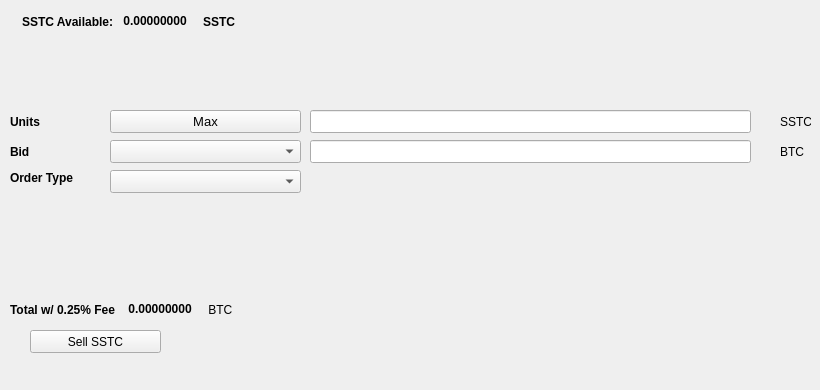
   <widget class="QWidget" name="SellTab">
    <attribute name="title">
     <string>Sell</string>
    </attribute>
    <widget class="QLabel" name="label_16">
     <property name="geometry">
      <rect>
       <x>780</x>
       <y>140</y>
       <width>31</width>
       <height>23</height>
      </rect>
     </property>
     <property name="text">
      <string>BTC</string>
     </property>
    </widget>
    <widget class="QComboBox" name="SellBidcomboBox">
     <property name="geometry">
      <rect>
       <x>110</x>
       <y>140</y>
       <width>191</width>
       <height>23</height>
      </rect>
     </property>
     <property name="font">
      <font>
       <pointsize>10</pointsize>
      </font>
     </property>
    </widget>
    <widget class="QLabel" name="label_18">
     <property name="geometry">
      <rect>
       <x>10</x>
       <y>110</y>
       <width>46</width>
       <height>23</height>
      </rect>
     </property>
     <property name="font">
      <font>
       <weight>75</weight>
       <bold>true</bold>
      </font>
     </property>
     <property name="text">
      <string>Units</string>
     </property>
    </widget>
    <widget class="QPushButton" name="Sell_Max_Amount">
     <property name="geometry">
      <rect>
       <x>110</x>
       <y>110</y>
       <width>191</width>
       <height>23</height>
      </rect>
     </property>
     <property name="font">
      <font>
       <pointsize>10</pointsize>
      </font>
     </property>
     <property name="text">
      <string>Max</string>
     </property>
    </widget>
    <widget class="QLabel" name="label_20">
     <property name="geometry">
      <rect>
       <x>10</x>
       <y>170</y>
       <width>91</width>
       <height>16</height>
      </rect>
     </property>
     <property name="font">
      <font>
       <weight>75</weight>
       <bold>true</bold>
      </font>
     </property>
     <property name="text">
      <string>Order Type</string>
     </property>
    </widget>
    <widget class="QComboBox" name="SellOrdertypeCombo">
     <property name="geometry">
      <rect>
       <x>110</x>
       <y>170</y>
       <width>191</width>
       <height>23</height>
      </rect>
     </property>
     <property name="font">
      <font>
       <pointsize>10</pointsize>
      </font>
     </property>
    </widget>
    <widget class="QLabel" name="label_21">
     <property name="geometry">
      <rect>
       <x>10</x>
       <y>140</y>
       <width>46</width>
       <height>23</height>
      </rect>
     </property>
     <property name="font">
      <font>
       <weight>75</weight>
       <bold>true</bold>
      </font>
     </property>
     <property name="text">
      <string>Bid</string>
     </property>
    </widget>
    <widget class="QLabel" name="label_22">
     <property name="geometry">
      <rect>
       <x>780</x>
       <y>110</y>
       <width>31</width>
       <height>23</height>
      </rect>
     </property>
     <property name="text">
      <string>SSTC</string>
     </property>
    </widget>
    <widget class="QLineEdit" name="UnitsInputSSTC">
     <property name="geometry">
      <rect>
       <x>310</x>
       <y>110</y>
       <width>441</width>
       <height>23</height>
      </rect>
     </property>
     <property name="font">
      <font>
       <pointsize>9</pointsize>
       <weight>75</weight>
       <bold>true</bold>
      </font>
     </property>
    </widget>
    <widget class="QLineEdit" name="SellBidPriceEdit">
     <property name="geometry">
      <rect>
       <x>310</x>
       <y>140</y>
       <width>441</width>
       <height>23</height>
      </rect>
     </property>
     <property name="font">
      <font>
       <pointsize>9</pointsize>
       <weight>75</weight>
       <bold>true</bold>
      </font>
     </property>
    </widget>
    <widget class="QPushButton" name="SellSSTCBTN">
     <property name="geometry">
      <rect>
       <x>30</x>
       <y>330</y>
       <width>131</width>
       <height>23</height>
      </rect>
     </property>
     <property name="text">
      <string>Sell SSTC</string>
     </property>
     <property name="icon">
      <iconset resource="../sstc">
       <normaloff>:/icons/bitcoin</normaloff>:/icons/bitcoin</iconset>
     </property>
    </widget>
    <widget class="QWidget" name="layoutWidget3">
     <property name="geometry">
      <rect>
       <x>22</x>
       <y>12</y>
       <width>258</width>
       <height>19</height>
      </rect>
     </property>
     <layout class="QHBoxLayout" name="horizontalLayout">
      <item>
       <widget class="QLabel" name="label232_2">
        <property name="font">
         <font>
          <weight>75</weight>
          <bold>true</bold>
         </font>
        </property>
        <property name="text">
         <string>SSTC Available:</string>
        </property>
       </widget>
      </item>
      <item>
       <widget class="QLabel" name="SSTCAvailableLabel">
        <property name="palette">
         <palette>
          <active>
           <colorrole role="WindowText">
            <brush brushstyle="SolidPattern">
             <color alpha="255">
              <red>0</red>
              <green>0</green>
              <blue>0</blue>
             </color>
            </brush>
           </colorrole>
           <colorrole role="Button">
            <brush brushstyle="SolidPattern">
             <color alpha="255">
              <red>0</red>
              <green>170</green>
              <blue>0</blue>
             </color>
            </brush>
           </colorrole>
           <colorrole role="Light">
            <brush brushstyle="SolidPattern">
             <color alpha="255">
              <red>0</red>
              <green>255</green>
              <blue>0</blue>
             </color>
            </brush>
           </colorrole>
           <colorrole role="Midlight">
            <brush brushstyle="SolidPattern">
             <color alpha="255">
              <red>0</red>
              <green>212</green>
              <blue>0</blue>
             </color>
            </brush>
           </colorrole>
           <colorrole role="Dark">
            <brush brushstyle="SolidPattern">
             <color alpha="255">
              <red>0</red>
              <green>85</green>
              <blue>0</blue>
             </color>
            </brush>
           </colorrole>
           <colorrole role="Mid">
            <brush brushstyle="SolidPattern">
             <color alpha="255">
              <red>0</red>
              <green>113</green>
              <blue>0</blue>
             </color>
            </brush>
           </colorrole>
           <colorrole role="Text">
            <brush brushstyle="SolidPattern">
             <color alpha="255">
              <red>0</red>
              <green>170</green>
              <blue>0</blue>
             </color>
            </brush>
           </colorrole>
           <colorrole role="BrightText">
            <brush brushstyle="SolidPattern">
             <color alpha="255">
              <red>255</red>
              <green>255</green>
              <blue>255</blue>
             </color>
            </brush>
           </colorrole>
           <colorrole role="ButtonText">
            <brush brushstyle="SolidPattern">
             <color alpha="255">
              <red>0</red>
              <green>0</green>
              <blue>0</blue>
             </color>
            </brush>
           </colorrole>
           <colorrole role="Base">
            <brush brushstyle="SolidPattern">
             <color alpha="255">
              <red>255</red>
              <green>255</green>
              <blue>255</blue>
             </color>
            </brush>
           </colorrole>
           <colorrole role="Window">
            <brush brushstyle="SolidPattern">
             <color alpha="255">
              <red>0</red>
              <green>170</green>
              <blue>0</blue>
             </color>
            </brush>
           </colorrole>
           <colorrole role="Shadow">
            <brush brushstyle="SolidPattern">
             <color alpha="255">
              <red>0</red>
              <green>0</green>
              <blue>0</blue>
             </color>
            </brush>
           </colorrole>
           <colorrole role="AlternateBase">
            <brush brushstyle="SolidPattern">
             <color alpha="255">
              <red>127</red>
              <green>212</green>
              <blue>127</blue>
             </color>
            </brush>
           </colorrole>
           <colorrole role="ToolTipBase">
            <brush brushstyle="SolidPattern">
             <color alpha="255">
              <red>255</red>
              <green>255</green>
              <blue>220</blue>
             </color>
            </brush>
           </colorrole>
           <colorrole role="ToolTipText">
            <brush brushstyle="SolidPattern">
             <color alpha="255">
              <red>0</red>
              <green>0</green>
              <blue>0</blue>
             </color>
            </brush>
           </colorrole>
          </active>
          <inactive>
           <colorrole role="WindowText">
            <brush brushstyle="SolidPattern">
             <color alpha="255">
              <red>0</red>
              <green>0</green>
              <blue>0</blue>
             </color>
            </brush>
           </colorrole>
           <colorrole role="Button">
            <brush brushstyle="SolidPattern">
             <color alpha="255">
              <red>0</red>
              <green>170</green>
              <blue>0</blue>
             </color>
            </brush>
           </colorrole>
           <colorrole role="Light">
            <brush brushstyle="SolidPattern">
             <color alpha="255">
              <red>0</red>
              <green>255</green>
              <blue>0</blue>
             </color>
            </brush>
           </colorrole>
           <colorrole role="Midlight">
            <brush brushstyle="SolidPattern">
             <color alpha="255">
              <red>0</red>
              <green>212</green>
              <blue>0</blue>
             </color>
            </brush>
           </colorrole>
           <colorrole role="Dark">
            <brush brushstyle="SolidPattern">
             <color alpha="255">
              <red>0</red>
              <green>85</green>
              <blue>0</blue>
             </color>
            </brush>
           </colorrole>
           <colorrole role="Mid">
            <brush brushstyle="SolidPattern">
             <color alpha="255">
              <red>0</red>
              <green>113</green>
              <blue>0</blue>
             </color>
            </brush>
           </colorrole>
           <colorrole role="Text">
            <brush brushstyle="SolidPattern">
             <color alpha="255">
              <red>0</red>
              <green>170</green>
              <blue>0</blue>
             </color>
            </brush>
           </colorrole>
           <colorrole role="BrightText">
            <brush brushstyle="SolidPattern">
             <color alpha="255">
              <red>255</red>
              <green>255</green>
              <blue>255</blue>
             </color>
            </brush>
           </colorrole>
           <colorrole role="ButtonText">
            <brush brushstyle="SolidPattern">
             <color alpha="255">
              <red>0</red>
              <green>0</green>
              <blue>0</blue>
             </color>
            </brush>
           </colorrole>
           <colorrole role="Base">
            <brush brushstyle="SolidPattern">
             <color alpha="255">
              <red>255</red>
              <green>255</green>
              <blue>255</blue>
             </color>
            </brush>
           </colorrole>
           <colorrole role="Window">
            <brush brushstyle="SolidPattern">
             <color alpha="255">
              <red>0</red>
              <green>170</green>
              <blue>0</blue>
             </color>
            </brush>
           </colorrole>
           <colorrole role="Shadow">
            <brush brushstyle="SolidPattern">
             <color alpha="255">
              <red>0</red>
              <green>0</green>
              <blue>0</blue>
             </color>
            </brush>
           </colorrole>
           <colorrole role="AlternateBase">
            <brush brushstyle="SolidPattern">
             <color alpha="255">
              <red>127</red>
              <green>212</green>
              <blue>127</blue>
             </color>
            </brush>
           </colorrole>
           <colorrole role="ToolTipBase">
            <brush brushstyle="SolidPattern">
             <color alpha="255">
              <red>255</red>
              <green>255</green>
              <blue>220</blue>
             </color>
            </brush>
           </colorrole>
           <colorrole role="ToolTipText">
            <brush brushstyle="SolidPattern">
             <color alpha="255">
              <red>0</red>
              <green>0</green>
              <blue>0</blue>
             </color>
            </brush>
           </colorrole>
          </inactive>
          <disabled>
           <colorrole role="WindowText">
            <brush brushstyle="SolidPattern">
             <color alpha="255">
              <red>0</red>
              <green>85</green>
              <blue>0</blue>
             </color>
            </brush>
           </colorrole>
           <colorrole role="Button">
            <brush brushstyle="SolidPattern">
             <color alpha="255">
              <red>0</red>
              <green>170</green>
              <blue>0</blue>
             </color>
            </brush>
           </colorrole>
           <colorrole role="Light">
            <brush brushstyle="SolidPattern">
             <color alpha="255">
              <red>0</red>
              <green>255</green>
              <blue>0</blue>
             </color>
            </brush>
           </colorrole>
           <colorrole role="Midlight">
            <brush brushstyle="SolidPattern">
             <color alpha="255">
              <red>0</red>
              <green>212</green>
              <blue>0</blue>
             </color>
            </brush>
           </colorrole>
           <colorrole role="Dark">
            <brush brushstyle="SolidPattern">
             <color alpha="255">
              <red>0</red>
              <green>85</green>
              <blue>0</blue>
             </color>
            </brush>
           </colorrole>
           <colorrole role="Mid">
            <brush brushstyle="SolidPattern">
             <color alpha="255">
              <red>0</red>
              <green>113</green>
              <blue>0</blue>
             </color>
            </brush>
           </colorrole>
           <colorrole role="Text">
            <brush brushstyle="SolidPattern">
             <color alpha="255">
              <red>0</red>
              <green>85</green>
              <blue>0</blue>
             </color>
            </brush>
           </colorrole>
           <colorrole role="BrightText">
            <brush brushstyle="SolidPattern">
             <color alpha="255">
              <red>255</red>
              <green>255</green>
              <blue>255</blue>
             </color>
            </brush>
           </colorrole>
           <colorrole role="ButtonText">
            <brush brushstyle="SolidPattern">
             <color alpha="255">
              <red>0</red>
              <green>85</green>
              <blue>0</blue>
             </color>
            </brush>
           </colorrole>
           <colorrole role="Base">
            <brush brushstyle="SolidPattern">
             <color alpha="255">
              <red>0</red>
              <green>170</green>
              <blue>0</blue>
             </color>
            </brush>
           </colorrole>
           <colorrole role="Window">
            <brush brushstyle="SolidPattern">
             <color alpha="255">
              <red>0</red>
              <green>170</green>
              <blue>0</blue>
             </color>
            </brush>
           </colorrole>
           <colorrole role="Shadow">
            <brush brushstyle="SolidPattern">
             <color alpha="255">
              <red>0</red>
              <green>0</green>
              <blue>0</blue>
             </color>
            </brush>
           </colorrole>
           <colorrole role="AlternateBase">
            <brush brushstyle="SolidPattern">
             <color alpha="255">
              <red>0</red>
              <green>170</green>
              <blue>0</blue>
             </color>
            </brush>
           </colorrole>
           <colorrole role="ToolTipBase">
            <brush brushstyle="SolidPattern">
             <color alpha="255">
              <red>255</red>
              <green>255</green>
              <blue>220</blue>
             </color>
            </brush>
           </colorrole>
           <colorrole role="ToolTipText">
            <brush brushstyle="SolidPattern">
             <color alpha="255">
              <red>0</red>
              <green>0</green>
              <blue>0</blue>
             </color>
            </brush>
           </colorrole>
          </disabled>
         </palette>
        </property>
        <property name="font">
         <font>
          <weight>75</weight>
          <bold>true</bold>
         </font>
        </property>
        <property name="text">
         <string> 0.00000000 </string>
        </property>
        <property name="textInteractionFlags">
         <set>Qt::LinksAccessibleByMouse|Qt::TextSelectableByKeyboard|Qt::TextSelectableByMouse</set>
        </property>
       </widget>
      </item>
      <item>
       <widget class="QLabel" name="labelSSTC">
        <property name="font">
         <font>
          <weight>75</weight>
          <bold>true</bold>
         </font>
        </property>
        <property name="text">
         <string>SSTC</string>
        </property>
       </widget>
      </item>
     </layout>
    </widget>
    <widget class="QWidget" name="layoutWidget">
     <property name="geometry">
      <rect>
       <x>10</x>
       <y>300</y>
       <width>268</width>
       <height>19</height>
      </rect>
     </property>
     <layout class="QHBoxLayout" name="horizontalLayout_2">
      <item>
       <widget class="QLabel" name="label_19">
        <property name="font">
         <font>
          <weight>75</weight>
          <bold>true</bold>
         </font>
        </property>
        <property name="text">
         <string>Total w/ 0.25% Fee </string>
        </property>
       </widget>
      </item>
      <item>
       <widget class="QLabel" name="SellCostLabel">
        <property name="palette">
         <palette>
          <active>
           <colorrole role="WindowText">
            <brush brushstyle="SolidPattern">
             <color alpha="255">
              <red>0</red>
              <green>0</green>
              <blue>0</blue>
             </color>
            </brush>
           </colorrole>
           <colorrole role="Button">
            <brush brushstyle="SolidPattern">
             <color alpha="255">
              <red>0</red>
              <green>170</green>
              <blue>0</blue>
             </color>
            </brush>
           </colorrole>
           <colorrole role="Light">
            <brush brushstyle="SolidPattern">
             <color alpha="255">
              <red>0</red>
              <green>255</green>
              <blue>0</blue>
             </color>
            </brush>
           </colorrole>
           <colorrole role="Midlight">
            <brush brushstyle="SolidPattern">
             <color alpha="255">
              <red>0</red>
              <green>212</green>
              <blue>0</blue>
             </color>
            </brush>
           </colorrole>
           <colorrole role="Dark">
            <brush brushstyle="SolidPattern">
             <color alpha="255">
              <red>0</red>
              <green>85</green>
              <blue>0</blue>
             </color>
            </brush>
           </colorrole>
           <colorrole role="Mid">
            <brush brushstyle="SolidPattern">
             <color alpha="255">
              <red>0</red>
              <green>113</green>
              <blue>0</blue>
             </color>
            </brush>
           </colorrole>
           <colorrole role="Text">
            <brush brushstyle="SolidPattern">
             <color alpha="255">
              <red>0</red>
              <green>170</green>
              <blue>0</blue>
             </color>
            </brush>
           </colorrole>
           <colorrole role="BrightText">
            <brush brushstyle="SolidPattern">
             <color alpha="255">
              <red>255</red>
              <green>255</green>
              <blue>255</blue>
             </color>
            </brush>
           </colorrole>
           <colorrole role="ButtonText">
            <brush brushstyle="SolidPattern">
             <color alpha="255">
              <red>0</red>
              <green>0</green>
              <blue>0</blue>
             </color>
            </brush>
           </colorrole>
           <colorrole role="Base">
            <brush brushstyle="SolidPattern">
             <color alpha="255">
              <red>255</red>
              <green>255</green>
              <blue>255</blue>
             </color>
            </brush>
           </colorrole>
           <colorrole role="Window">
            <brush brushstyle="SolidPattern">
             <color alpha="255">
              <red>0</red>
              <green>170</green>
              <blue>0</blue>
             </color>
            </brush>
           </colorrole>
           <colorrole role="Shadow">
            <brush brushstyle="SolidPattern">
             <color alpha="255">
              <red>0</red>
              <green>0</green>
              <blue>0</blue>
             </color>
            </brush>
           </colorrole>
           <colorrole role="AlternateBase">
            <brush brushstyle="SolidPattern">
             <color alpha="255">
              <red>127</red>
              <green>212</green>
              <blue>127</blue>
             </color>
            </brush>
           </colorrole>
           <colorrole role="ToolTipBase">
            <brush brushstyle="SolidPattern">
             <color alpha="255">
              <red>255</red>
              <green>255</green>
              <blue>220</blue>
             </color>
            </brush>
           </colorrole>
           <colorrole role="ToolTipText">
            <brush brushstyle="SolidPattern">
             <color alpha="255">
              <red>0</red>
              <green>0</green>
              <blue>0</blue>
             </color>
            </brush>
           </colorrole>
          </active>
          <inactive>
           <colorrole role="WindowText">
            <brush brushstyle="SolidPattern">
             <color alpha="255">
              <red>0</red>
              <green>0</green>
              <blue>0</blue>
             </color>
            </brush>
           </colorrole>
           <colorrole role="Button">
            <brush brushstyle="SolidPattern">
             <color alpha="255">
              <red>0</red>
              <green>170</green>
              <blue>0</blue>
             </color>
            </brush>
           </colorrole>
           <colorrole role="Light">
            <brush brushstyle="SolidPattern">
             <color alpha="255">
              <red>0</red>
              <green>255</green>
              <blue>0</blue>
             </color>
            </brush>
           </colorrole>
           <colorrole role="Midlight">
            <brush brushstyle="SolidPattern">
             <color alpha="255">
              <red>0</red>
              <green>212</green>
              <blue>0</blue>
             </color>
            </brush>
           </colorrole>
           <colorrole role="Dark">
            <brush brushstyle="SolidPattern">
             <color alpha="255">
              <red>0</red>
              <green>85</green>
              <blue>0</blue>
             </color>
            </brush>
           </colorrole>
           <colorrole role="Mid">
            <brush brushstyle="SolidPattern">
             <color alpha="255">
              <red>0</red>
              <green>113</green>
              <blue>0</blue>
             </color>
            </brush>
           </colorrole>
           <colorrole role="Text">
            <brush brushstyle="SolidPattern">
             <color alpha="255">
              <red>0</red>
              <green>170</green>
              <blue>0</blue>
             </color>
            </brush>
           </colorrole>
           <colorrole role="BrightText">
            <brush brushstyle="SolidPattern">
             <color alpha="255">
              <red>255</red>
              <green>255</green>
              <blue>255</blue>
             </color>
            </brush>
           </colorrole>
           <colorrole role="ButtonText">
            <brush brushstyle="SolidPattern">
             <color alpha="255">
              <red>0</red>
              <green>0</green>
              <blue>0</blue>
             </color>
            </brush>
           </colorrole>
           <colorrole role="Base">
            <brush brushstyle="SolidPattern">
             <color alpha="255">
              <red>255</red>
              <green>255</green>
              <blue>255</blue>
             </color>
            </brush>
           </colorrole>
           <colorrole role="Window">
            <brush brushstyle="SolidPattern">
             <color alpha="255">
              <red>0</red>
              <green>170</green>
              <blue>0</blue>
             </color>
            </brush>
           </colorrole>
           <colorrole role="Shadow">
            <brush brushstyle="SolidPattern">
             <color alpha="255">
              <red>0</red>
              <green>0</green>
              <blue>0</blue>
             </color>
            </brush>
           </colorrole>
           <colorrole role="AlternateBase">
            <brush brushstyle="SolidPattern">
             <color alpha="255">
              <red>127</red>
              <green>212</green>
              <blue>127</blue>
             </color>
            </brush>
           </colorrole>
           <colorrole role="ToolTipBase">
            <brush brushstyle="SolidPattern">
             <color alpha="255">
              <red>255</red>
              <green>255</green>
              <blue>220</blue>
             </color>
            </brush>
           </colorrole>
           <colorrole role="ToolTipText">
            <brush brushstyle="SolidPattern">
             <color alpha="255">
              <red>0</red>
              <green>0</green>
              <blue>0</blue>
             </color>
            </brush>
           </colorrole>
          </inactive>
          <disabled>
           <colorrole role="WindowText">
            <brush brushstyle="SolidPattern">
             <color alpha="255">
              <red>0</red>
              <green>85</green>
              <blue>0</blue>
             </color>
            </brush>
           </colorrole>
           <colorrole role="Button">
            <brush brushstyle="SolidPattern">
             <color alpha="255">
              <red>0</red>
              <green>170</green>
              <blue>0</blue>
             </color>
            </brush>
           </colorrole>
           <colorrole role="Light">
            <brush brushstyle="SolidPattern">
             <color alpha="255">
              <red>0</red>
              <green>255</green>
              <blue>0</blue>
             </color>
            </brush>
           </colorrole>
           <colorrole role="Midlight">
            <brush brushstyle="SolidPattern">
             <color alpha="255">
              <red>0</red>
              <green>212</green>
              <blue>0</blue>
             </color>
            </brush>
           </colorrole>
           <colorrole role="Dark">
            <brush brushstyle="SolidPattern">
             <color alpha="255">
              <red>0</red>
              <green>85</green>
              <blue>0</blue>
             </color>
            </brush>
           </colorrole>
           <colorrole role="Mid">
            <brush brushstyle="SolidPattern">
             <color alpha="255">
              <red>0</red>
              <green>113</green>
              <blue>0</blue>
             </color>
            </brush>
           </colorrole>
           <colorrole role="Text">
            <brush brushstyle="SolidPattern">
             <color alpha="255">
              <red>0</red>
              <green>85</green>
              <blue>0</blue>
             </color>
            </brush>
           </colorrole>
           <colorrole role="BrightText">
            <brush brushstyle="SolidPattern">
             <color alpha="255">
              <red>255</red>
              <green>255</green>
              <blue>255</blue>
             </color>
            </brush>
           </colorrole>
           <colorrole role="ButtonText">
            <brush brushstyle="SolidPattern">
             <color alpha="255">
              <red>0</red>
              <green>85</green>
              <blue>0</blue>
             </color>
            </brush>
           </colorrole>
           <colorrole role="Base">
            <brush brushstyle="SolidPattern">
             <color alpha="255">
              <red>0</red>
              <green>170</green>
              <blue>0</blue>
             </color>
            </brush>
           </colorrole>
           <colorrole role="Window">
            <brush brushstyle="SolidPattern">
             <color alpha="255">
              <red>0</red>
              <green>170</green>
              <blue>0</blue>
             </color>
            </brush>
           </colorrole>
           <colorrole role="Shadow">
            <brush brushstyle="SolidPattern">
             <color alpha="255">
              <red>0</red>
              <green>0</green>
              <blue>0</blue>
             </color>
            </brush>
           </colorrole>
           <colorrole role="AlternateBase">
            <brush brushstyle="SolidPattern">
             <color alpha="255">
              <red>0</red>
              <green>170</green>
              <blue>0</blue>
             </color>
            </brush>
           </colorrole>
           <colorrole role="ToolTipBase">
            <brush brushstyle="SolidPattern">
             <color alpha="255">
              <red>255</red>
              <green>255</green>
              <blue>220</blue>
             </color>
            </brush>
           </colorrole>
           <colorrole role="ToolTipText">
            <brush brushstyle="SolidPattern">
             <color alpha="255">
              <red>0</red>
              <green>0</green>
              <blue>0</blue>
             </color>
            </brush>
           </colorrole>
          </disabled>
         </palette>
        </property>
        <property name="font">
         <font>
          <weight>75</weight>
          <bold>true</bold>
         </font>
        </property>
        <property name="autoFillBackground">
         <bool>false</bool>
        </property>
        <property name="text">
         <string> 0.00000000</string>
        </property>
        <property name="textInteractionFlags">
         <set>Qt::LinksAccessibleByMouse|Qt::TextSelectableByMouse</set>
        </property>
       </widget>
      </item>
      <item>
       <widget class="QLabel" name="label_17">
        <property name="font">
         <font>
          <weight>50</weight>
          <bold>false</bold>
         </font>
        </property>
        <property name="text">
         <string> BTC</string>
        </property>
       </widget>
      </item>
     </layout>
    </widget>
    <widget class="QLabel" name="label_23">
     <property name="geometry">
      <rect>
       <x>460</x>
       <y>300</y>
       <width>281</width>
       <height>81</height>
      </rect>
     </property>
     <property name="text">
      <string/>
     </property>
     <property name="pixmap">
      <pixmap>:/images/bittrex</pixmap>
     </property>
    </widget>
   </widget>
